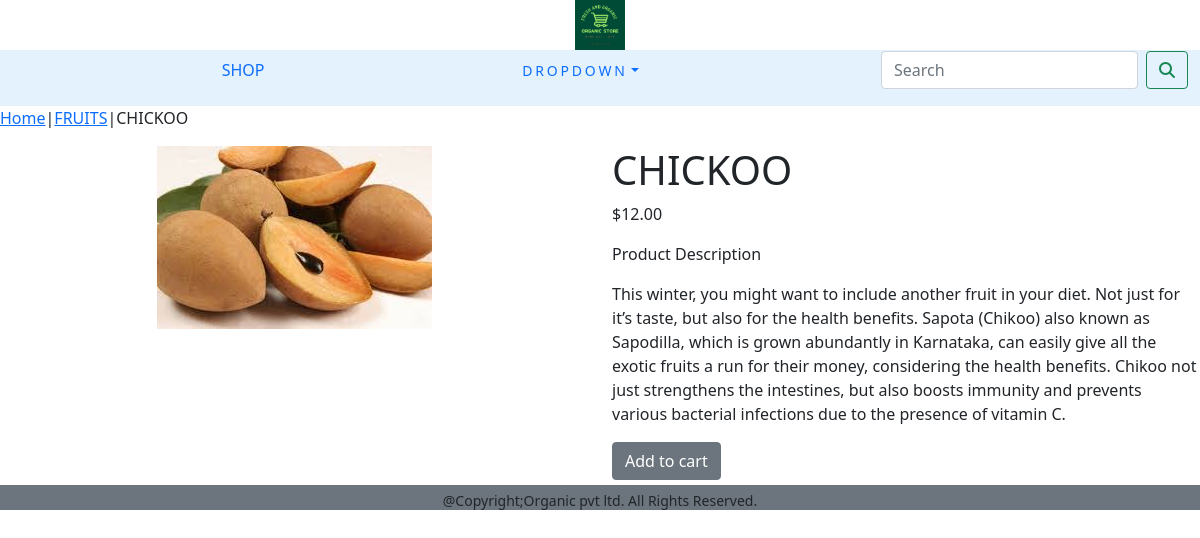
The page /shop/fruits/chickoo/ on the database its author committed.
### shopping/models.py (models this page shows, shortened)
class Product(models.Model):
    name = models.CharField(max_length=250, unique=True)
    slug = models.SlugField(max_length=250, unique=True)
    description = models.TextField(blank=True)
    price = models.DecimalField(max_digits=10, decimal_places=2)
    category = models.ForeignKey(Category, on_delete=models.CASCADE)
    image = models.ImageField(upload_to='Product', blank=True)
    stock = models.IntegerField()
    available = models.BooleanField(default=True)
    created = models.DateTimeField(auto_now_add=True)
    updated = models.DateTimeField(auto_now=True)
    class Meta:
        ordering = ('name',)
        verbose_name = 'Product'
        verbose_name_plural = 'Products'

class Category(models.Model):
    name = models.CharField(max_length=250, unique=True)
    slug = models.SlugField(max_length=250, unique=True)
    description = models.TextField(blank=True)
    image = models.ImageField(upload_to='Category', blank=True)
    class Meta:
        ordering = ('name',)
        verbose_name = 'Category'
        verbose_name_plural = 'Categories'
    def get_url(self):
        return reverse('shopping:products_by_category', args=[self.slug])
    def __str__(self):
        return '{}'.format(self.name)

### shopping/views.py (the view)
# urls.py: path('<slug:c_slug>/<slug:product_slug>/', views.proDetail, name='prodcatDetail'),
def proDetail(request, c_slug, product_slug):
    try:
        product = Product.objects.get(category__slug=c_slug, slug=product_slug)
    except Exception as e:
        raise e
    return render(request, 'product.html', {'product': product})

### cart/context_processors.py (called while the page is built)
def counter(request):
    item_count=0
    if 'admin' in request.path:
        return {}
    else:
        try:
            cart=Cart.objects.filter(cart_id = _Cart_id(request))
            cart_items=CartItem.objects.all().filter(cart=cart[:1])
            for cart_item in cart_items:
                item_count += cart_item.quantity
        except cart.DoesNotExist:
            item_count=0
    return dict(item_count=item_count)

### cart/views.py (called while the page is built)
def _Cart_id(request):
    cart=request.session.session_key
    if not cart:
        cart= request.session.create()
    return cart

### shopping/context_processors.py (called while the page is built)
def menu_links(request):
    links = Category.objects.all()
    return dict(links=links)

### templates/product.html (shortened to what this page needs)
{% extends 'base.html' %}
{% load static %}
{% block content %}
<div class="row my_prod_row_class">
    <div class="mx_auto">
        <p><a href="{% url 'shopping:allprodcat' %}">Home</a>|<a href="{{product.category.get_url}}">{{product.category}}</a>|{{product.name}} </p>
    </div>
        <div class="container">
                <div class="row">
                    <div class="col-6 col-sm-6 col-md-6 col-lg-6 text-center">
                        <div style="min-width:18rem">
                          <img src="{{product.image.url}}" alt="{{product.name}}">
                        </div>
                    </div>
                    <div class="col-6 col-sm-6 col-md-6 col-lg-6">
                       <h1 class="my_prod_title">{{product.name}}</h1>
                       <p>${{product.price}}</p>
                       <p class="my_title"> Product Description </p>
                       <p class="text-justify my_prod_text">{{product.description}}</p>
                         {% if product.Stock  <= 0 %}
                             <p class="text-justify my_prod_text"><b>Out Of stock</b></p>
                         {% else %}
                            <div style="padding-bottom:5px;"><a class="btn btn-secondary" href="{% url 'cart:add_cart' product.id %}">Add to cart</a></div>
                         {% endif %}
                    </div>
                </div>
        </div>
</div>
{% endblock %}

### static/css/custom.css (style rules this page uses)
body { font-family:'Roboto', sans-serif; }

### rows shown on the page
Product: category "FRUITS", name "CHICKOO", image (picture), price "12.00", description "This winter, you might want to include another fruit in your diet. Not just for it’s taste, but also for the health benefits. Sapota (Chikoo) also known as Sapodilla, which is grown abundantly in Karnataka, can easily give all the exotic fruits a run for their money, considering the health benefits. Chikoo not just strengthens the intestines, but also boosts immunity and prevents various bacterial infections due to the presence of vitamin C."
